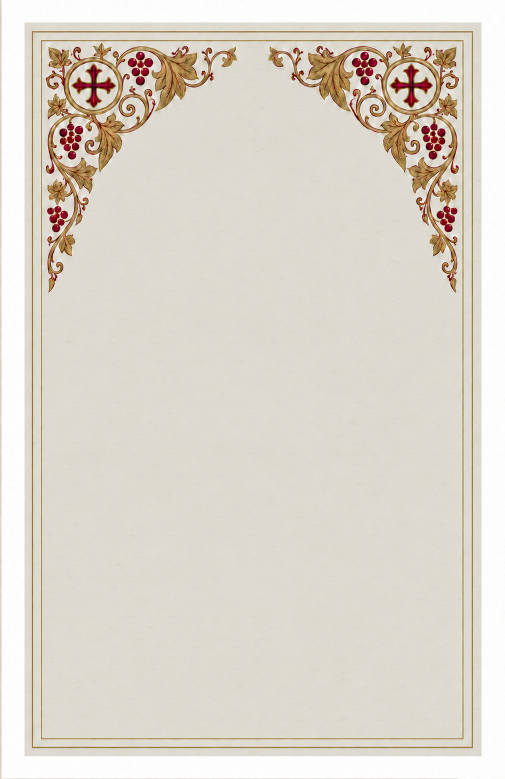
#> input picture src/images/bookletIlluminatedBackground.png, 1010 x 1557 px (shown at 1/2 size)
$ python build-booklet-corner-vines.py
#> lines starting #> are read from the running program, lines starting #| are printed output that depends on the picture; after the words box and inside, x2 and y2 are one past the last pixel; in counts of white or black regions, pixels touching at a corner belong together
"""Build faithful SVG/PDF corner ornaments from the approved illuminated source.

Authoring only: Pillow, numpy and vtracer==0.6.15. No runtime tracing or raster
fallback. Smooth source contours retain the full acanthus silhouettes and joints;
flat antique-gold illustration uses botanical linework and restrained crease washes.
Intermediates stay under the ignored .audit directory for visual inspection.
"""

from pathlib import Path
import json, re, xml.etree.ElementTree as ET
from PIL import Image, ImageFilter, ImageDraw
import numpy as np
from collections import deque
import vtracer

root = Path(__file__).resolve().parents[1]
out = root / ".audit/booklet-corner-artwork"
out.mkdir(parents=True, exist_ok=True)
im = (
    Image.open(root / "src/images/bookletIlluminatedBackground.png")
    .convert("RGB")
    .resize((1009, 1559), Image.Resampling.LANCZOS)
    .crop((88, 84, 480, 595))
    .filter(ImageFilter.MedianFilter(3))
)
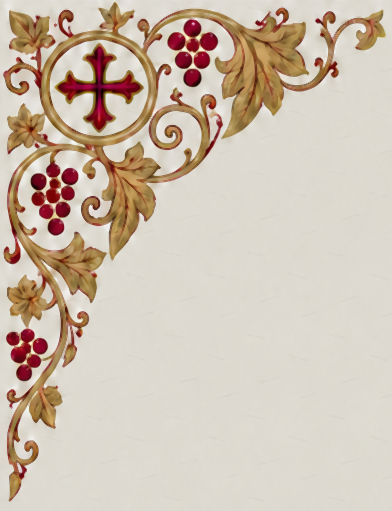
#> im: PIL image 392x511 RGB; mean R, G, B 206.7, 192.6, 177.3
a = np.array(im).astype(float)
r, g, b = a[:, :, 0], a[:, :, 1], a[:, :, 2]
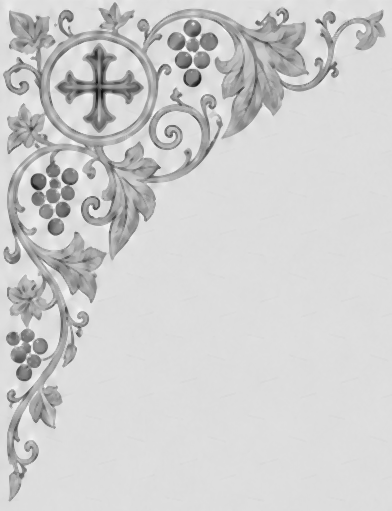
#> r: shape (511, 392) float64; min 14, max 253, mean 206.7
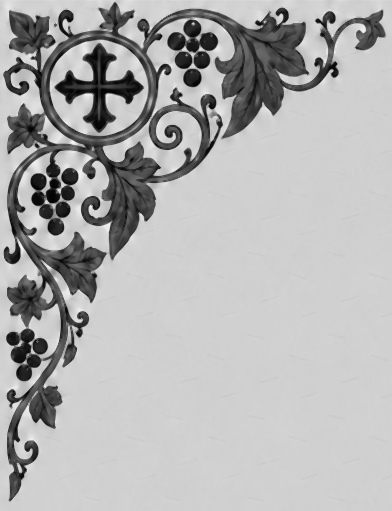
#> b: shape (511, 392) float64; min 2, max 251, mean 177.3
mx = a.max(2)
mn = a.min(2)
mask = (mx - mn) / np.maximum(mx, 1) > 0.14
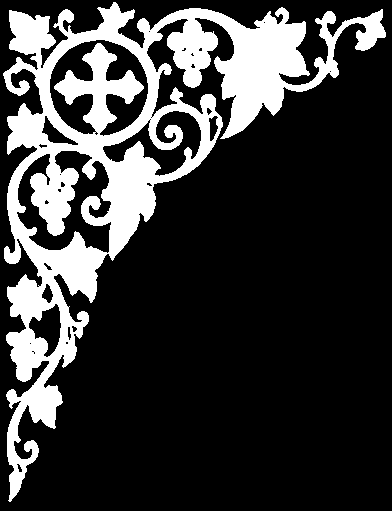
#> mask: shape (511, 392) bool; 22.2% white; 1 white region, box (x1, y1, x2, y2) and area: (3, 2, 386, 502) 44493
# Remove sub-pixel pigment wobble before fitting the structural contours.
# The low cutoff preserves the broad scroll weight while rounding tiny nicks.
mask = (
    np.array(
        Image.fromarray(mask.astype("uint8") * 255).filter(
            ImageFilter.GaussianBlur(1.1)
        )
    )
    >= 110
)
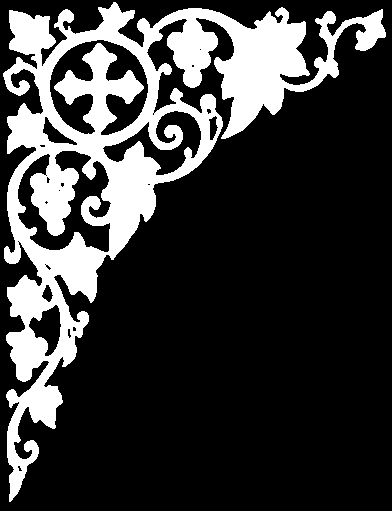
#> mask: shape (511, 392) bool; 22.8% white; 1 white region, box (x1, y1, x2, y2) and area: (3, 2, 386, 502) 45693
# Fill only tiny enclosed pigment gaps; keep the larger natural scroll counters.
seen = np.zeros(mask.shape, dtype=bool)
for start_y, start_x in zip(*np.where(~mask)):
    if seen[start_y, start_x]:
        continue
    queue = deque([(start_y, start_x)])
    seen[start_y, start_x] = True
    component = []
    touches_edge = False
    while queue:
        y, x = queue.popleft()
        component.append((y, x))
        touches_edge |= y in (0, mask.shape[0] - 1) or x in (0, mask.shape[1] - 1)
        for dy, dx in [(0, 1), (0, -1), (1, 0), (-1, 0)]:
            ny, nx = y + dy, x + dx
            if (
                0 <= ny < mask.shape[0]
                and 0 <= nx < mask.shape[1]
                and not mask[ny, nx]
                and not seen[ny, nx]
            ):
                seen[ny, nx] = True
                queue.append((ny, nx))
    if not touches_edge and len(component) <= 20:
        for y, x in component:
            mask[y, x] = True
#> this loop made 154619 passes
#> mask: shape (511, 392) bool; 22.9% white; 1 white region, box (x1, y1, x2, y2) and area: (3, 2, 386, 502) 45809
# Remove the raster-derived medallion and cross entirely. Their replacements
# below are exact concentric circles and a cross with four identical quarters.
yy, xx = np.indices(mask.shape)
mask[((xx + 88 - 191) ** 2 + (yy + 84 - 175) ** 2) < 63**2] = False
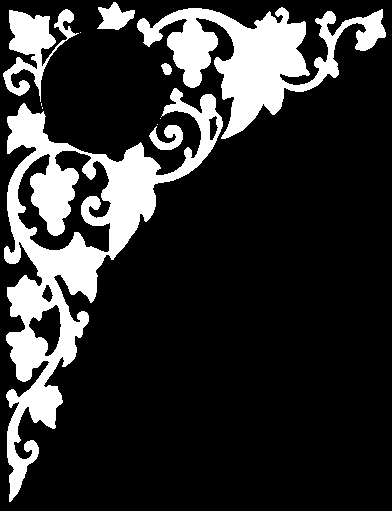
#> mask: shape (511, 392) bool; 19.3% white; 11 white regions (5 under 20 px), largest, box (x1, y1, x2, y2) and area: (4, 88, 223, 502) 22461, (137, 7, 386, 139) 12223, (3, 9, 79, 102) 2754, (97, 2, 135, 30) 622, (149, 125, 183, 150) 494, (161, 63, 172, 75) 94
# Small isolated paint remnants are not part of the connected branchwork.
seen = np.zeros(mask.shape, dtype=bool)
for start_y, start_x in zip(*np.where(mask)):
    if seen[start_y, start_x]:
        continue
    queue = deque([(start_y, start_x)])
    seen[start_y, start_x] = True
    component = []
    while queue:
        y, x = queue.popleft()
        component.append((y, x))
        for dy, dx in [(0, 1), (0, -1), (1, 0), (-1, 0)]:
            ny, nx = y + dy, x + dx
            if (
                0 <= ny < mask.shape[0]
                and 0 <= nx < mask.shape[1]
                and mask[ny, nx]
                and not seen[ny, nx]
            ):
                seen[ny, nx] = True
                queue.append((ny, nx))
    if len(component) < 36:
        for y, x in component:
            mask[y, x] = False
#> this loop made 38656 passes
#> (start_y, start_x) on passes 1 to 3: (2, 113), (2, 114), (2, 115)
paths = []
gradients = {}


def trace(
    m,
    fill,
    name,
    blur=0.8,
    threshold=116,
    stroke=None,
    width=0.6,
    paint=None,
    speckle=9,
):
#> called with name = 'body', blur = 0.95, threshold = 110, stroke = '#3b2417', width = 0.9, paint = 'gold', speckle = 9
    field = (
        Image.fromarray((m * 255).astype("uint8"))
        .filter(ImageFilter.GaussianBlur(blur))
        .resize((1568, 2044), Image.Resampling.BICUBIC)
        .point(lambda v: 0 if v >= threshold else 255)
    )
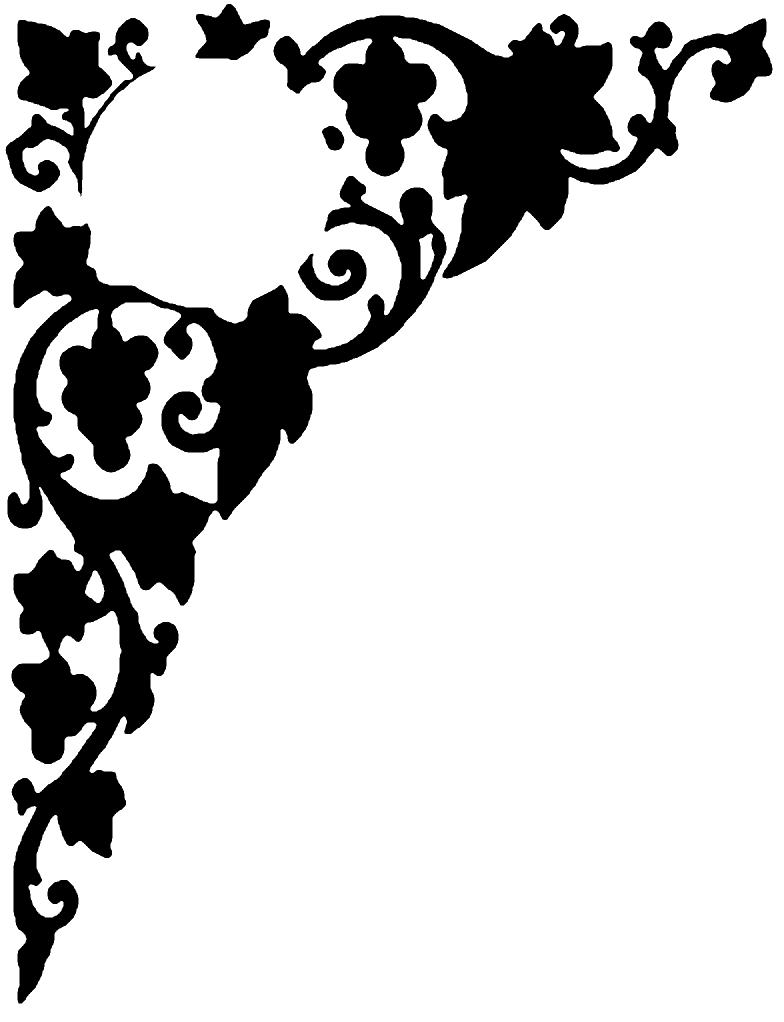
#> field: PIL image 1568x2044 L (shown at 1/2 size); 80.3% white; 6 black regions, box (x1, y1, x2, y2) and area: (15, 352, 893, 2007) 367949, (547, 28, 1545, 557) 199301, (11, 36, 311, 393) 45472, (391, 8, 540, 120) 10232, (596, 499, 733, 601) 8244, (644, 252, 689, 301) 1552
    field.save(out / f"{name}.png")
    vtracer.convert_image_to_svg_py(
        str(out / f"{name}.png"),
        str(out / f"{name}.svg"),
        colormode="binary",
        mode="spline",
        filter_speckle=speckle,
        corner_threshold=180,
        length_threshold=12,
        max_iterations=25,
        splice_threshold=180,
        path_precision=2,
    )
#> (this line was passed over: vtracer is not available in this run)
    for node in ET.parse(out / f"{name}.svg").getroot().iter():
        if not node.tag.endswith("path"):
            continue
        dx, dy = map(
            float, re.findall(r"-?[\d.]+", node.get("transform", "translate(0,0)"))
        )
        d = re.sub(
            r"(-?\d+(?:\.\d+)?)\s+(-?\d+(?:\.\d+)?)",
            lambda m: f"{88+(float(m[1])+dx)/4:.2f} {84+(float(m[2])+dy)/4:.2f}",
            node.attrib["d"],
        )
        p = {"d": d}
        if fill:
            p["fill"] = fill
        if paint:
            p["paint"] = paint
        if stroke:
            p.update(stroke=stroke, strokeWidth=width)
        paths.append(p)
#> after the loop, paths = []


# [19 lines left out: functions path, circle, not called in this run]


# Muted, monotonic tones model a matte illuminated surface; no bright bands.
gradients["gold"] = {
    "kind": "linear",
    "coords": [100, 95, 370, 530],
    "stops": [[0, "#98794a"], [1, "#927344"]],
}
#> (the run stopped early here; a loop or call above may not have finished)
